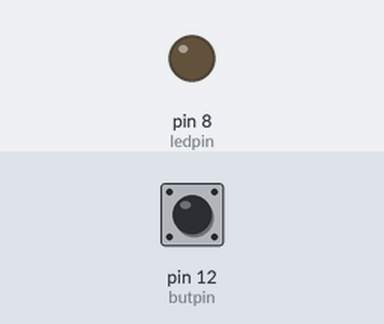
A sketch run on a simulated Arduino Uno, built with avr-gcc and run on an emulated ATmega328P. Parts: output pins drawn as LEDs (lit = HIGH). The test bench sets the inputs (shaded band); at power-on: pin 12 (butpin) HIGH.

Above: at 1.2 s.
1.3 s: pin 12 (butpin) pulled LOW for 0.15 s
At 1.37 s:
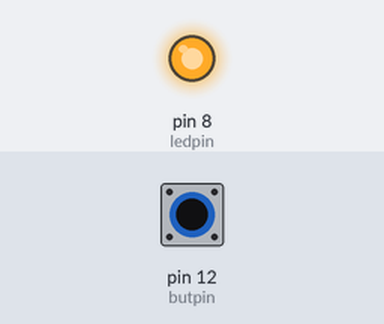
2.9 s: pin 12 (butpin) pulled LOW for 3.2 s
At 6.9 s:
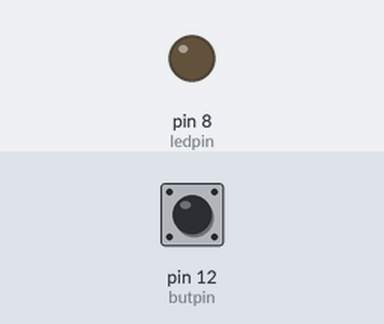
Timing chart, 0 to 8.4 s (numbered marks = the images above; inputs shaded):
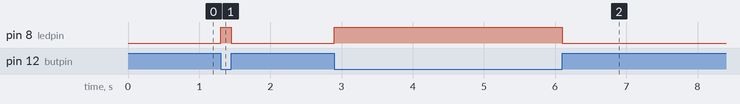

Measured:
- after the input at 1.3 s, pin 8 (ledpin): LOW → HIGH at once, → LOW 0.15 s later
- after the input at 2.9 s, pin 8 (ledpin): LOW → HIGH at once, → LOW 3.2 s later

The sketch:

Pushbutton.ino
```cpp
int ledpin = 8;
int butpin = 12;


void setup() {
  Serial.begin(9600);

  pinMode(ledpin, OUTPUT);
  pinMode(butpin, INPUT);
}

void loop() {
  int buttonval = digitalRead(butpin);

  if (buttonval == 0){
    digitalWrite(ledpin, HIGH);
  }
  else {
    digitalWrite(ledpin, LOW);
  }

}
```
